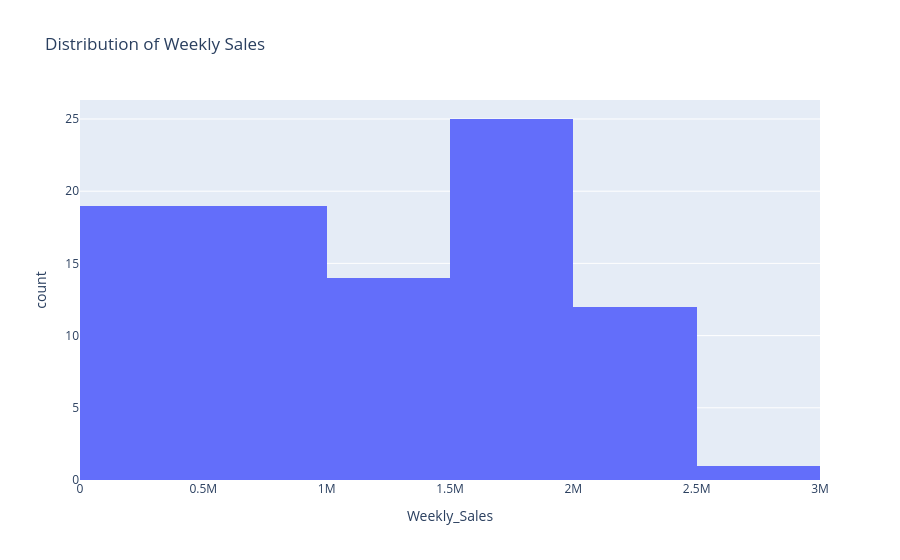

Notebook code cell kept with this figure:
### Markdown cell above
EDA

### Code cell
px.histogram(df_walmart, 
             x="Weekly_Sales", 
             nbins=6,
             title="Distribution of Weekly Sales")
